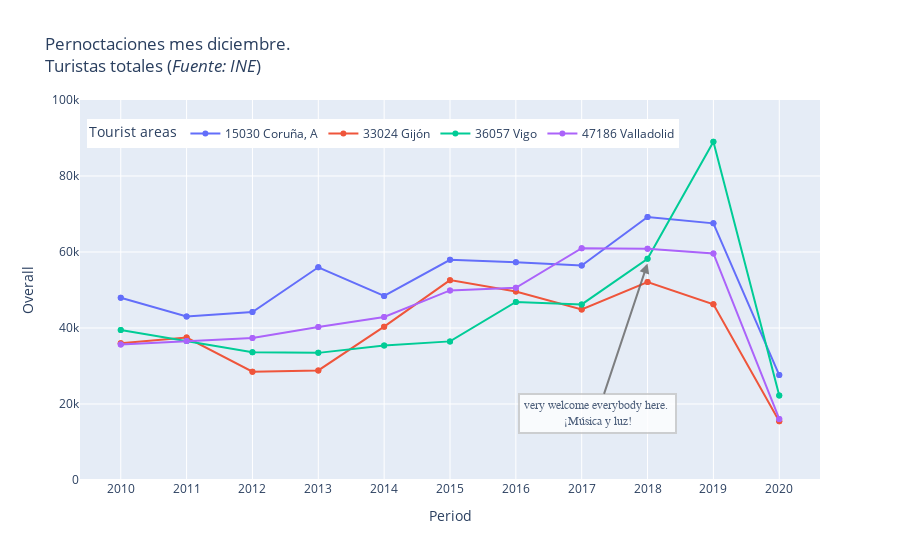

Notebook code for this chart:
### Markdown cell above
#### Show last figure:

### Code cell
fig.show()

### Figure 1 — Plotly figure (JSON) as saved in the notebook; plotly's stock layout.template omitted (floating-point values rounded to 4 significant figures)
{"data": [{"hovertemplate": "Tourist areas=15030 Coruña, A<br>Period=%{x}<br>Overall=%{y}<extra></extra>", "legendgroup": "15030 Coruña, A", "line": {"color": "#636efa", "dash": "solid"}, "marker": {"symbol": "circle"}, "mode": "markers+lines", "name": "15030 Coruña, A", "orientation": "v", "showlegend": true, "type": "scatter", "x": ["2010", "2010", "2011", "2011", "2012", "2012", "2013", "2013", "2014", "2014", "2015", "2015", "2016", "2016", "2017", "2017", "2018", "2018", "2019", "2019", "2020", "2020"], "xaxis": "x", "y": [47973, 47973, 43022, 43022, 44200, 44200, 55979, 55979, 48438, 48438, 57956, 57956, 57311, 57311, 56436, 56436, 69202, 69202, 67547, 67547, 27622, 27622], "yaxis": "y"}, {"hovertemplate": "Tourist areas=33024 Gijón<br>Period=%{x}<br>Overall=%{y}<extra></extra>", "legendgroup": "33024 Gijón", "line": {"color": "#EF553B", "dash": "solid"}, "marker": {"symbol": "circle"}, "mode": "markers+lines", "name": "33024 Gijón", "orientation": "v", "showlegend": true, "type": "scatter", "x": ["2010", "2010", "2011", "2011", "2012", "2012", "2013", "2013", "2014", "2014", "2015", "2015", "2016", "2016", "2017", "2017", "2018", "2018", "2019", "2019", "2020", "2020"], "xaxis": "x", "y": [35998, 35998, 37493, 37493, 28494, 28494, 28845, 28845, 40355, 40355, 52597, 52597, 49594, 49594, 44899, 44899, 52104, 52104, 46240, 46240, 15456, 15456], "yaxis": "y"}, {"hovertemplate": "Tourist areas=36057 Vigo<br>Period=%{x}<br>Overall=%{y}<extra></extra>", "legendgroup": "36057 Vigo", "line": {"color": "#00cc96", "dash": "solid"}, "marker": {"symbol": "circle"}, "mode": "markers+lines", "name": "36057 Vigo", "orientation": "v", "showlegend": true, "type": "scatter", "x": ["2010", "2010", "2011", "2011", "2012", "2012", "2013", "2013", "2014", "2014", "2015", "2015", "2016", "2016", "2017", "2017", "2018", "2018", "2019", "2019", "2020", "2020"], "xaxis": "x", "y": [39491, 39491, 36580, 36580, 33613, 33613, 33456, 33456, 35421, 35421, 36479, 36479, 46867, 46867, 46203, 46203, 58234, 58234, 89020, 89020, 22225, 22225], "yaxis": "y"}, {"hovertemplate": "Tourist areas=47186 Valladolid<br>Period=%{x}<br>Overall=%{y}<extra></extra>", "legendgroup": "47186 Valladolid", "line": {"color": "#ab63fa", "dash": "solid"}, "marker": {"symbol": "circle"}, "mode": "markers+lines", "name": "47186 Valladolid", "orientation": "v", "showlegend": true, "type": "scatter", "x": ["2010", "2010", "2011", "2011", "2012", "2012", "2013", "2013", "2014", "2014", "2015", "2015", "2016", "2016", "2017", "2017", "2018", "2018", "2019", "2019", "2020", "2020"], "xaxis": "x", "y": [35666, 35666, 36577, 36577, 37397, 37397, 40253, 40253, 42894, 42894, 49883, 49883, 50588, 50588, 61012, 61012, 60836, 60836, 59620, 59620, 16076, 16076], "yaxis": "y"}], "layout": {"annotations": [{"align": "center", "arrowcolor": "#636363", "arrowhead": 2, "arrowsize": 1, "arrowwidth": 2, "ax": -50, "ay": 150, "bgcolor": "#ffffff", "bordercolor": "#c7c7c7", "borderpad": 4, "borderwidth": 2, "font": {"family": "Courier New, monospace", "size": 12}, "opacity": 0.8, "showarrow": true, "text": "very welcome everybody <a href='https://twitter.com/el_pais/status/1066761183854653440'>here</a>. <br>¡Música y luz!", "x": 8, "xref": "x", "y": 57000, "yref": "y"}], "legend": {"orientation": "h", "title": {"text": "Tourist areas"}, "tracegroupgap": 0, "x": 0.01, "y": 0.95}, "title": {"text": "Pernoctaciones mes diciembre. <br>Turistas totales (<i>Fuente: <a href='https://www.ine.es/jaxiT3/files/t/en/csv_bd/2078.csv'>INE</a></i>)"}, "xaxis": {"anchor": "y", "domain": [0, 1], "title": {"text": "Period"}}, "yaxis": {"anchor": "x", "domain": [0, 1], "range": [0, 100000], "title": {"text": "Overall"}}}}
